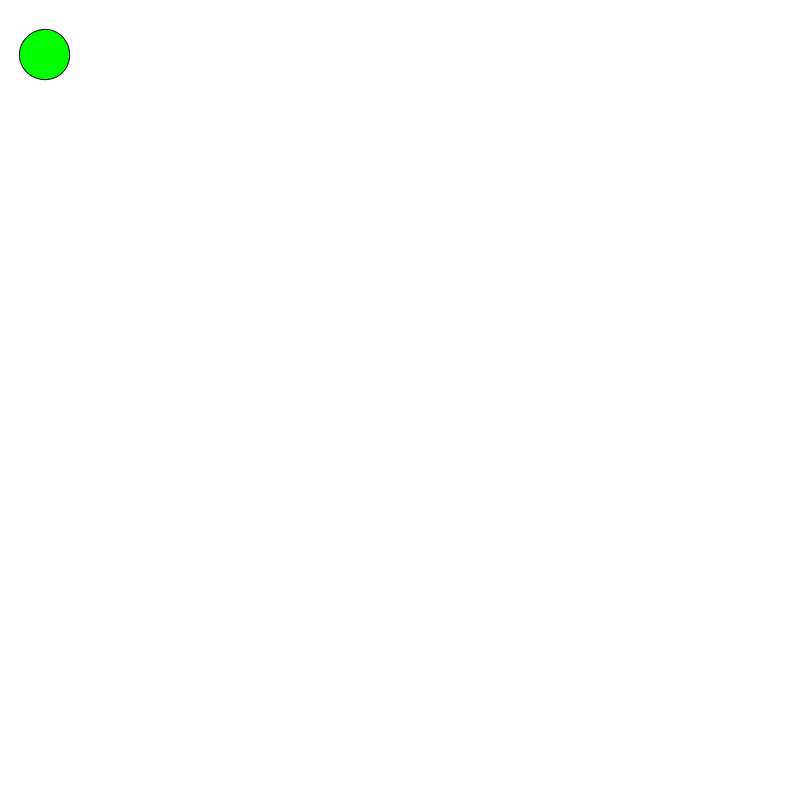
Frame 1 (no input)
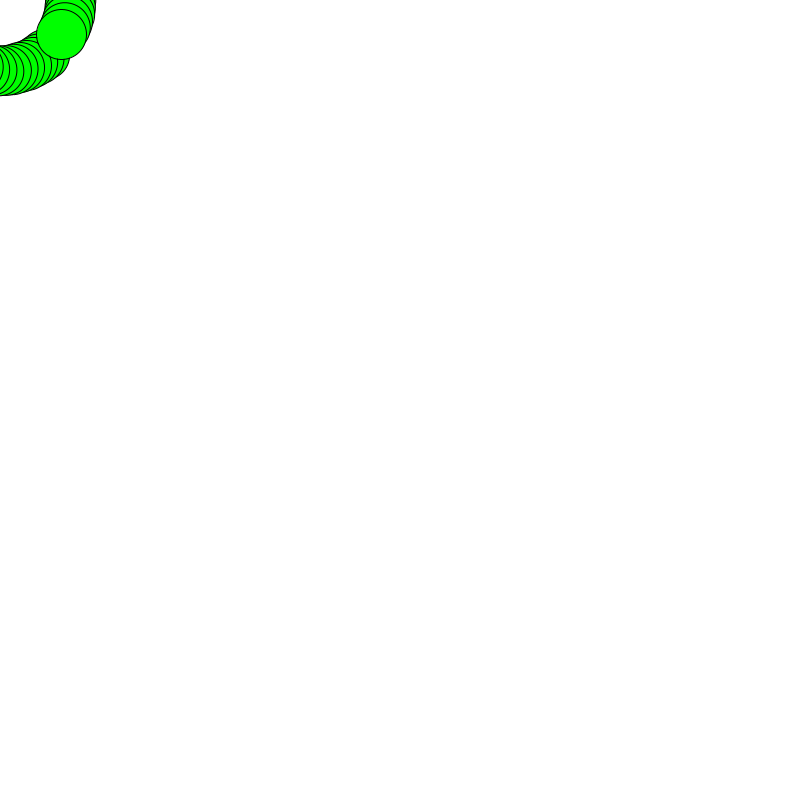
Frame 60 (the mouse pressed at the canvas centre just before this capture)
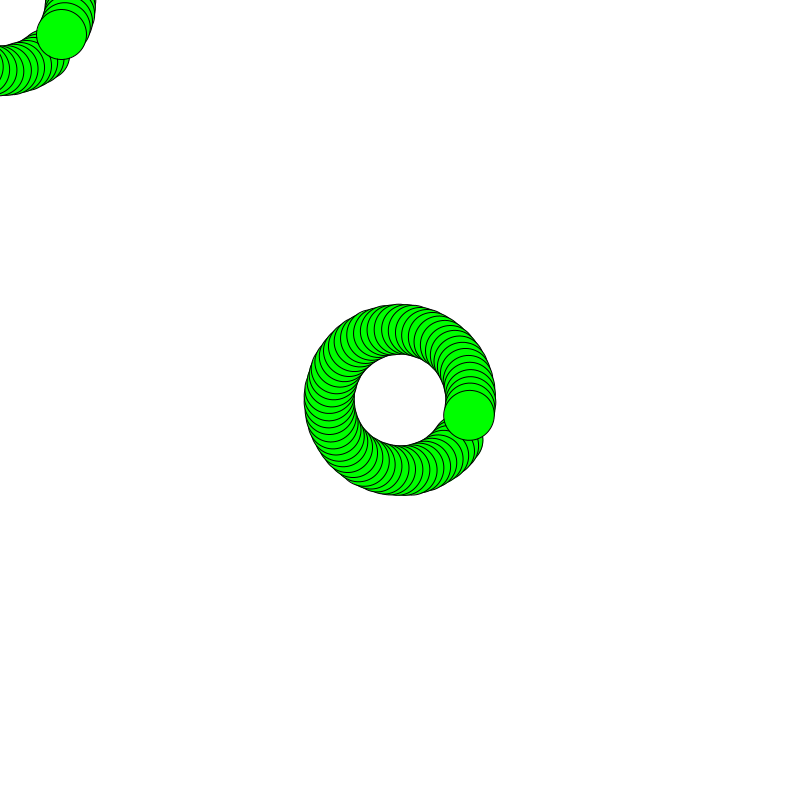
Frame 120 (the mouse held since frame 60 and released just before this capture)

The Processing sketch that drew these frames (run headless with seeded random() and noise(); from frame 60 on, the mouse is pressed at the canvas centre):

// Processing sketch: processing_73855
// ── processing_73855.pde

  void setup() {
  size(800, 800);
  background(255);
  noCursor();
  }
 
float i = 0;
float a = 0;
 
void draw () {
  i = i + .1;
  a = 0;
  
        if(keyCode==LEFT)
          {
            a = 1;
          }
          else if(keyCode==UP)
          { 
            a = 2;
          }
          else
          {
            a = 0;
          }
        
  translate(mouseX, mouseY);
  rotate(i);
  fill(255,0,0);
  
  if(a == 0)
   { 
     fill(0,255,0);
     ellipse(50, 50, 50, 50);
   }
  else if(a==1)
   {
      fill(255,0,0);
      beginShape(TRIANGLE_STRIP);
      vertex(30, 75);
      vertex(40, 20);
      vertex(50, 75);
      vertex(60, 20);
      vertex(70, 75);
      vertex(80, 20);
      vertex(90, 75);
      endShape();
      
      ellipse(0,0,50,50);
   }
  else if(a==2)
    {
      line(47,98,4,12);
      line(90,10,55,75);
      line(6,42,37,64);
    }
   
  rotate(TWO_PI-i);
   
}
